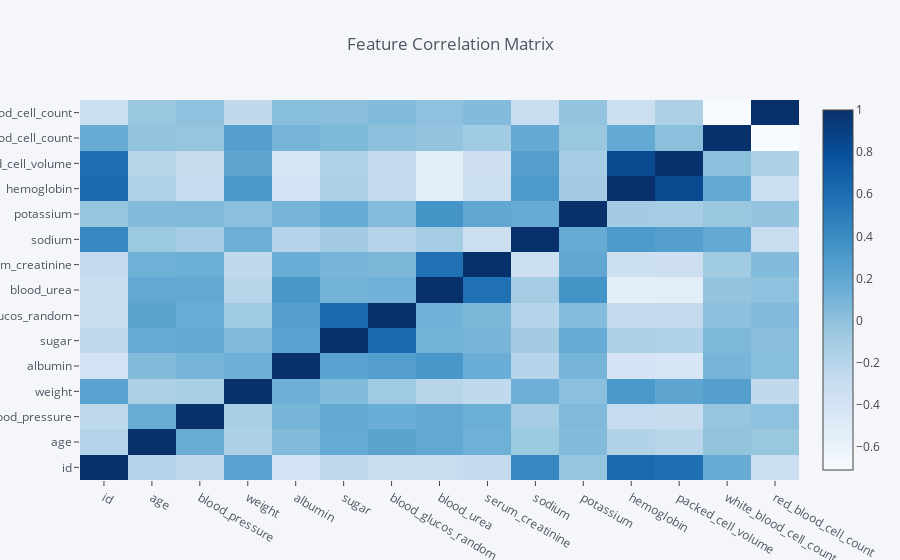

Write notebook code for a chart like this one.
### Markdown cell above
## Visualisation

Enough with the numbers, we wanna see some plots, lets start with a heatmap:

## Heatmap

A heatmap is a very easy and quick way to see correlation in our dataset, often it confirm our suggestions, often it shows us stuff which is logic but often the datasets are also strange, and so the heatmap is aswell:

### Code cell
data.corr().iplot(kind='heatmap',colorscale="blues", title="Feature Correlation Matrix")

### Figure 1 — Plotly figure (JSON) as saved in the notebook; plotly's stock layout.template omitted (floating-point values rounded to 4 significant figures; data arrays with more than 128 entries replaced by an {"elided": "..."} marker saying what was removed)
{"data": [{"colorscale": [[0, "rgb(247,251,255)"], [0.125, "rgb(222,235,247)"], [0.25, "rgb(198,219,239)"], [0.375, "rgb(158,202,225)"], [0.5, "rgb(107,174,214)"], [0.625, "rgb(66,146,198)"], [0.75, "rgb(33,113,181)"], [0.875, "rgb(8,81,156)"], [1, "rgb(8,48,107)"]], "type": "heatmap", "uid": "c4f13928-d3dd-4c7f-bec7-6b5439b88ef6", "x": ["id", "age", "blood_pressure", "weight", "albumin", "sugar", "blood_glucos_random", "blood_urea", "serum_creatinine", "sodium", "potassium", "hemoglobin", "packed_cell_volume", "white_blood_cell_count", "red_blood_cell_count"], "y": ["id", "age", "blood_pressure", "weight", "albumin", "sugar", "blood_glucos_random", "blood_urea", "serum_creatinine", "sodium", "potassium", "hemoglobin", "packed_cell_volume", "white_blood_cell_count", "red_blood_cell_count"], "z": {"elided": "15x15 float values"}, "zmax": 1, "zmin": -0.7099}], "layout": {"legend": {"bgcolor": "#F5F6F9", "font": {"color": "#4D5663"}}, "paper_bgcolor": "#F5F6F9", "plot_bgcolor": "#F5F6F9", "title": {"font": {"color": "#4D5663"}, "text": "Feature Correlation Matrix"}, "xaxis": {"gridcolor": "#E1E5ED", "showgrid": true, "tickfont": {"color": "#4D5663"}, "title": {"font": {"color": "#4D5663"}, "text": ""}, "zerolinecolor": "#E1E5ED"}, "yaxis": {"gridcolor": "#E1E5ED", "showgrid": true, "tickfont": {"color": "#4D5663"}, "title": {"font": {"color": "#4D5663"}, "text": ""}, "zerolinecolor": "#E1E5ED"}}}
